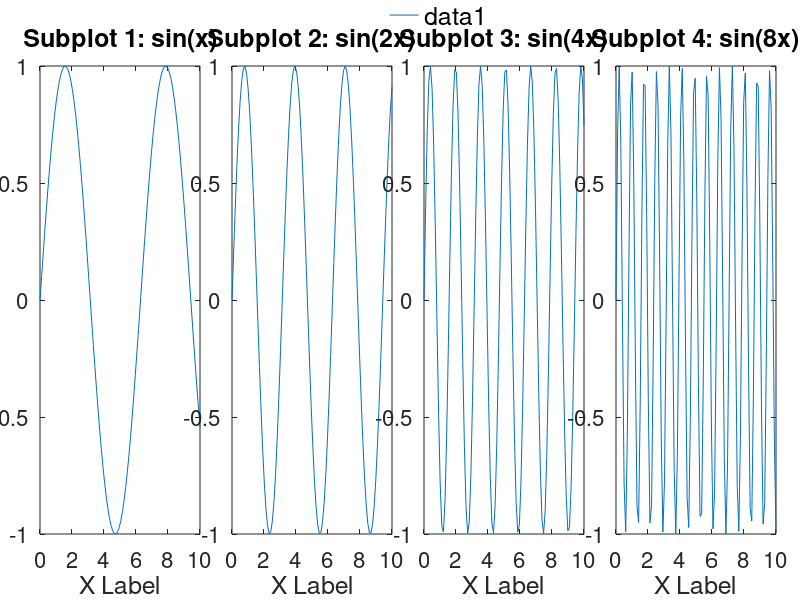

MATLAB code to generate this figure:
x = linspace(0,10);
y1 = sin(x);
y2 = sin(2*x);
y3 = sin(4*x);
y4 = sin(8*x);


%% Position Settings
% settings
W = 1730;
H = 590;

M = [0.005 0.005 0.005 0.005];
MM = 0.04;

w = 0.2;
h = 0.78;

yLabelw = 0.05;
titleh = 0.05;
xLabelh = yLabelw;

ax1x = yLabelw;
ax2x = ax1x + w + MM;
ax3x = ax2x + w + MM;
ax4x = ax3x + w + MM;

ax_xpos = [ax1x ax2x ax3x ax4x];

axy = 2 * xLabelh + 2*M(4);

legy = h + axy + titleh + M(2);
% axy = legh + titleh;

figure1 = figure('Position', [1 1 W H]);
% Create axes
axes1 = axes('Parent',figure1,...
    'Position',[ax_xpos(1) axy w h], 'FontSize', 16);
hold(axes1,'on');
% subplot(2,2,1)
plot(x,y1,'Parent',axes1);
ylabel('Y Label','FontSize', 18)
xlabel('X Label', 'FontSize', 18)

title('Subplot 1: sin(x)','FontSize', 18)
box(axes1,'on');

% Create axes
axes2 = axes('Parent',figure1,...
    'Position',[ax_xpos(2) axy w h], 'FontSize', 16);
hold(axes2,'on');
% subplot(2,2,2)
plot(x,y2, 'Parent',axes2)
title('Subplot 2: sin(2x)','FontSize', 18)
xlabel('X Label', 'FontSize', 18)
box(axes2,'on');

% Create axes
axes3 = axes('Parent',figure1,...
    'Position',[ax_xpos(3) axy w h], 'FontSize', 16);
hold(axes3,'on');
% subplot(2,2,3)
plot(x,y3, 'Parent',axes3)
title('Subplot 3: sin(4x)', 'FontSize', 18)
xlabel('X Label', 'FontSize', 18)
box(axes3,'on');

% Create axes
axes4 = axes('Parent',figure1,...
    'Position',[ax_xpos(4) axy w h], 'FontSize', 16);
hold(axes4,'on');
% subplot(2,2,4)
ax = plot(x,y4,'Parent',axes4);
title('Subplot 4: sin(8x)','FontSize', 18)
xlabel('X Label', 'FontSize', 18)
box(axes4,'on');

lh = legend([ax], 'Orientation','horizontal');
lp = get(lh, 'Position');
legx = (1 - lp(3)) / 2;
set(lh, 'box', 'off', 'Position', [legx legy lp(3:4)], 'FontSize', 18)
saveas(gcf,'2X2','epsc')